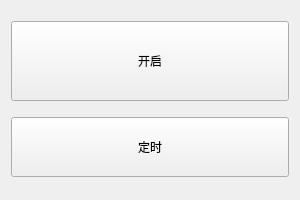
<?xml version="1.0" encoding="UTF-8"?>
<ui version="4.0">
 <class>LightControl</class>
 <widget class="QWidget" name="LightControl">
  <property name="geometry">
   <rect>
    <x>0</x>
    <y>0</y>
    <width>300</width>
    <height>200</height>
   </rect>
  </property>
  <property name="windowTitle">
   <string>灯光控制</string>
  </property>
  <layout class="QVBoxLayout" name="verticalLayout">
   <item>
    <widget class="QPushButton" name="powerButton">
     <property name="text">
      <string>开启</string>
     </property>
     <property name="minimumSize">
      <size>
       <width>0</width>
       <height>80</height>
      </size>
     </property>
    </widget>
   </item>
   <item>
    <widget class="QPushButton" name="timerButton">
     <property name="text">
      <string>定时</string>
     </property>
     <property name="minimumSize">
      <size>
       <width>0</width>
       <height>60</height>
      </size>
     </property>
    </widget>
   </item>
  </layout>
 </widget>
 <resources/>
 <connections/>
</ui>
